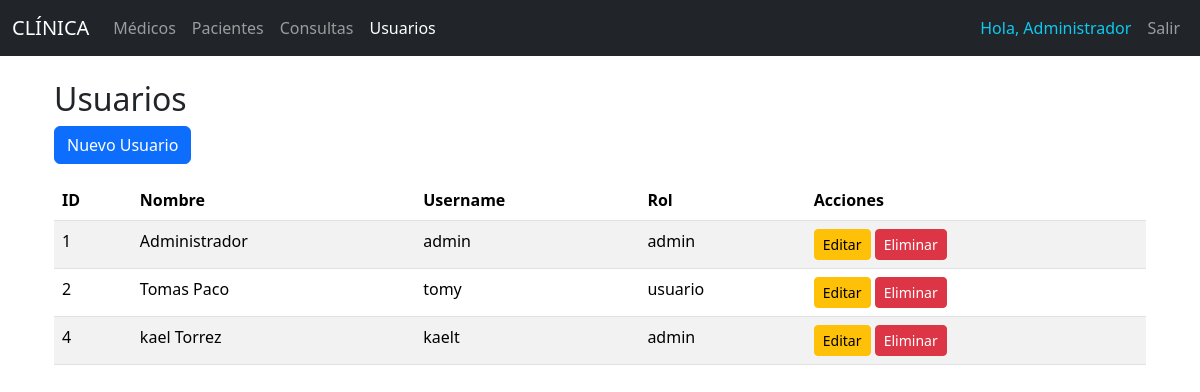
/usuarios/ (signed in), run on the app's committed database.
### models/usuario_model.py (models this page shows, shortened)
class Usuario(db.Model):
    __tablename__ = "usuarios"
    id = db.Column(db.Integer, primary_key=True)
    nombre = db.Column(db.String(80), nullable=False)
    username = db.Column(db.String(50), unique=True, nullable=False)
    password = db.Column(db.String(200), nullable=False)
    rol = db.Column(db.String(20), nullable=False, default='usuario')  # admin, usuario
    @staticmethod
    def get_all():
        return Usuario.query.all()

### controllers/usuario_controller.py (the view)
@usuario_bp.route("/")
@login_required  # Proteger esta ruta
def index():
    usuarios = Usuario.get_all()
    return usuario_view.list(usuarios)

### run.py (called while the page is built)
@app.context_processor
def inject_active_path():
    def is_active(path):
        return 'active' if request.path == path else ''
    return(dict(is_active = is_active))

### view/usuario_view.py (called while the page is built)
def list(usuarios):
    return render_template('usuarios/index.html', usuarios=usuarios)

### templates/usuarios/index.html (shortened to what this page needs)
{% extends "base.html" %}
{% block content %}
<div class="container">
    <h2>Usuarios</h2>
    <a href="{{ url_for('usuario.create') }}" class="btn btn-primary mb-3">Nuevo Usuario</a>
    <table class="table table-striped">
        <thead>
            <tr>
                <th>ID</th>
                <th>Nombre</th>
                <th>Username</th>
                <th>Rol</th>
                <th>Acciones</th>
            </tr>
        </thead>
        <tbody>
            {% for usuario in usuarios %}
            <tr>
                <td>{{ usuario.id }}</td>
                <td>{{ usuario.nombre }}</td>
                <td>{{ usuario.username }}</td>
                <td>{{ usuario.rol }}</td>
                <td>
                    <a href="{{ url_for('usuario.edit', id=usuario.id) }}" class="btn btn-sm btn-warning">Editar</a>
                    <a href="{{ url_for('usuario.delete', id=usuario.id) }}" class="btn btn-sm btn-danger" onclick="return confirm('Estás seguro de eliminar ?')">Eliminar</a>
                </td>
            </tr>
            {% endfor %}
        </tbody>
    </table>
</div>
{% endblock %}

### templates/base.html (shortened to what this page needs)
<!doctype html>
<html lang="es">
<head>
    <link href="https://cdn.jsdelivr.net/npm/bootstrap@5.3.8/dist/css/bootstrap.min.css" rel="stylesheet"
>
</head>
<body>
    <nav class="navbar navbar-expand-lg navbar-dark bg-dark">
        <div class="container-fluid">
            <a class="navbar-brand" href="{{ url_for('home') }}">CLÍNICA</a>
            <div class="collapse navbar-collapse" id="navbarNav">
                <ul class="navbar-nav me-auto">
                    {% if session.logged_in %}
                        <li class="nav-item">
                            <a class="nav-link {{ is_active('/medicos/')}}" href="/medicos/">Médicos</a>
                        </li>
                        <li class="nav-item">
                            <a class="nav-link {{ is_active('/pacientes/')}}" href="/pacientes/">Pacientes</a>
                        </li>
                        <li class="nav-item">
                            <a class="nav-link {{ is_active('/consultas/')}}" href="/consultas/">Consultas</a>
                        </li>
                        {% if session.user_rol == 'admin' %}
                        <li class="nav-item">
                            <a class="nav-link {{ is_active('/usuarios/')}}" href="/usuarios/">Usuarios</a>
                        </li>
                        {% endif %}
                    {% endif %}
                </ul>
                <ul class="navbar-nav">
                    {% if session.logged_in %}
                        <li class="nav-item">
                            <span class="nav-link text-info">Hola, {{ session.user_name }}</span>
                        </li>
                        <li class="nav-item">
                            <a class="nav-link" href="{{ url_for('auth.logout') }}">Salir</a>
                        </li>
                    {% endif %}
                </ul>
            </div>
        </div>
    </nav>
    <div class="container mt-4">
        {% block content %}
        {% endblock %}
    </div>
</body>
</html>

### data on the page
Usuario: user_name "Administrador", id "1", nombre "Administrador", username "admin", rol "admin"
Usuario: id "2", nombre "Tomas Paco", username "tomy", rol "usuario"
Usuario: id "4", nombre "kael Torrez", username "kaelt", rol "admin"
